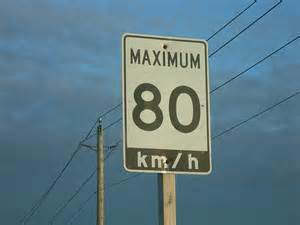
//> input picture speedsign12.jpg, 300 x 225 px, given in place of , which was not available
$ ./edge   (built with g++ and OpenCV 4)
//> lines starting //> are read from the running program, lines starting //| are printed output that depends on the picture; pictures that were not available may be replaced by others from this repository, and a replacement may not be noted
#include "opencv2/imgproc/imgproc.hpp"
#include "opencv2/highgui/highgui.hpp"

#include <stdio.h>

using namespace cv;
using namespace std;

int edgeThresh = 1;
Mat image, gray, edge, cedge;

// define a trackbar callback
static void onTrackbar(int, void*)
{
    blur(gray, edge, Size(5,5));

    // Run the edge detector on grayscale
    Canny(edge, edge, edgeThresh, edgeThresh*3, 3);
    cedge = Scalar::all(0);

    image.copyTo(cedge, edge);
    imshow("Edge map", cedge);
}

static void help()
{
    printf("\nThis sample demonstrates Canny edge detection\n"
           "Call:\n"
           "    /.edge [image_name -- Default is fruits.jpg]\n\n");
}

const char* keys =
{
    "{1| |fruits.jpg|input image name}"
};

int main( int argc, const char** argv )
{
    help();

    CommandLineParser parser(argc, argv, keys);
    string filename = parser.get<string>("1");

    image = imread(filename, 1);
//> image is the input picture: 225 rows x 300 cols, CV_8UC3; mean B, G, R 134.7, 122.9, 93.6
    if(image.empty())
    {
        printf("Cannot read image file: %s\n", filename.c_str());
        help();
        return -1;
    }
    cedge.create(image.size(), image.type());
    cvtColor(image, gray, COLOR_BGR2GRAY);
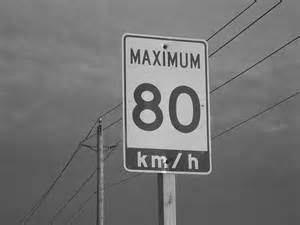
//> gray: 225 rows x 300 cols, CV_8UC1; min 11, max 242, mean 115.5

    // Create a window
    namedWindow("Edge map", 1);

    // create a toolbar
    createTrackbar("Canny threshold", "Edge map", &edgeThresh, 100, onTrackbar);

    // Show the image
    onTrackbar(0, 0);
//> in onTrackbar, `blur(gray, edge, Size(5,5));`:
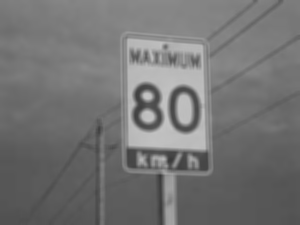
//> edge: 225 rows x 300 cols, CV_8UC1; min 57, max 196, mean 115.5
//> in onTrackbar, `Canny(edge, edge, edgeThresh, edgeThresh*3, 3);`:
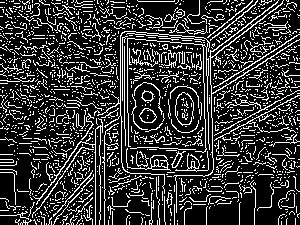
//> edge: 225 rows x 300 cols, CV_8UC1; 21.2% white in thin lines or dots
//> in onTrackbar, `image.copyTo(cedge, edge);`:
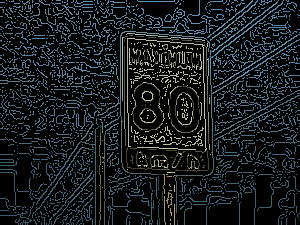
//> cedge: 225 rows x 300 cols, CV_8UC3; mean B, G, R 28.9, 26.6, 20.5

    // Wait for a key stroke; the same function arranges events processing
    waitKey(0);

    return 0;
}

$ run again, on speedsign13.jpg
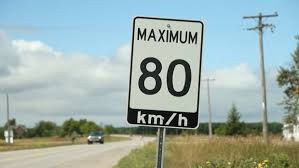
//> input picture speedsign13.jpg, 299 x 168 px, given in place of , which was not available
//> image is the input picture: 168 rows x 299 cols, CV_8UC3; mean B, G, R 170.6, 175.2, 157.2
//> in onTrackbar, `Canny(edge, edge, edgeThresh, edgeThresh*3, 3);`:
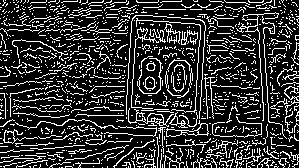
//> edge: 168 rows x 299 cols, CV_8UC1; 20.5% white in thin lines or dots
//> in onTrackbar, `image.copyTo(cedge, edge);`:
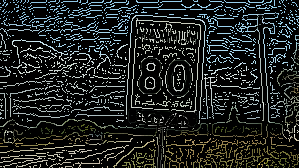
//> cedge: 168 rows x 299 cols, CV_8UC3; mean B, G, R 34.1, 35.3, 31.9

$ run again, on speedsign14.jpg
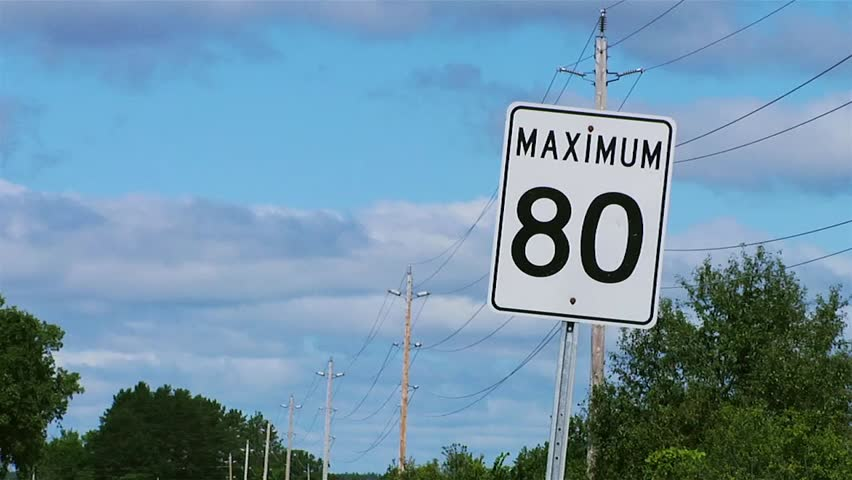
//> input picture speedsign14.jpg, 852 x 480 px, given in place of , which was not available
//> image is the input picture: 480 rows x 852 cols, CV_8UC3; mean B, G, R 166.7, 145.4, 110.9
//> in onTrackbar, `Canny(edge, edge, edgeThresh, edgeThresh*3, 3);`:
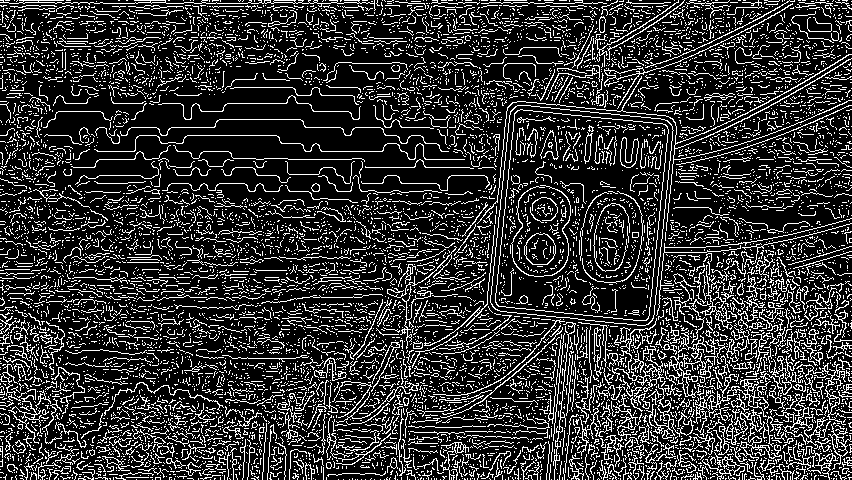
//> edge: 480 rows x 852 cols, CV_8UC1; 19.8% white in thin lines or dots
//> in onTrackbar, `image.copyTo(cedge, edge);`:
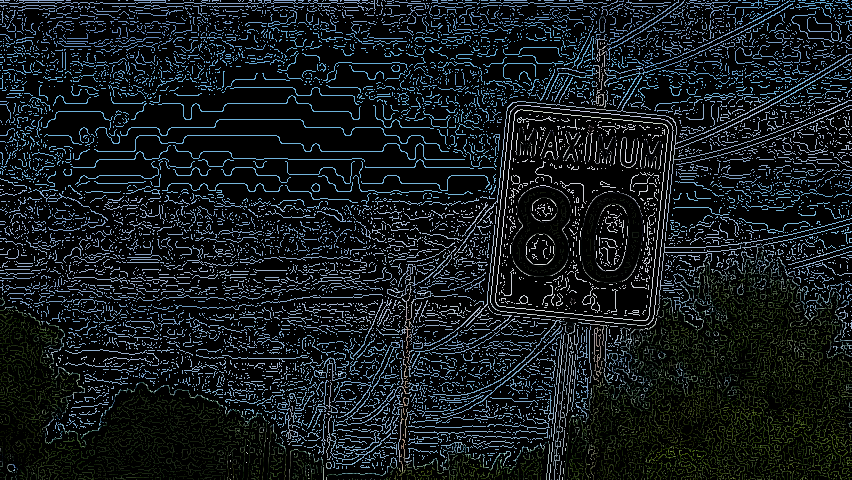
//> cedge: 480 rows x 852 cols, CV_8UC3; mean B, G, R 30, 26.9, 20.8
